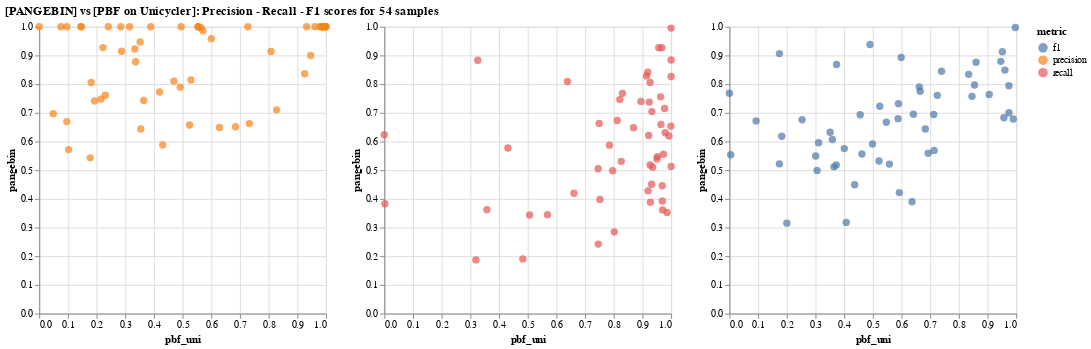

Source (notebook cell):
### Code cell
charts["prec"] = alt.Chart(df_scatter).mark_circle(size=60).encode(
    x='pbf_uni:Q',
    y='pangebin:Q',
    color='metric:N'
).transform_filter(
     alt.FieldEqualPredicate(field='metric', equal='precision')
)


charts["rec"] = alt.Chart(df_scatter).mark_circle(size=60).encode(
    x='pbf_uni:Q',
    y='pangebin:Q',
    color='metric:N'
).transform_filter(
     alt.FieldEqualPredicate(field='metric', equal='recall')
)

charts["f1"] = alt.Chart(df_scatter).mark_circle(size=60).encode(
    x='pbf_uni:Q',
    y='pangebin:Q',
    color='metric:N'
).transform_filter(
     alt.FieldEqualPredicate(field='metric', equal='f1')
)

mixed = alt.hconcat(charts["prec"], charts["rec"], charts["f1"]).properties(title=f"[PANGEBIN] vs [PBF on Unicycler]: Precision - Recall - F1 scores for {samples} samples")
mixed.save("scatter_pangebin_unicycler.pdf", ppi=300)
mixed

### Figure 1 — Vega-Lite specification as saved in the notebook (floating-point values rounded to 4 significant figures; data arrays with more than 128 entries replaced by an {"elided": "..."} marker saying what was removed)
{"config": {"view": {"continuousWidth": 300, "continuousHeight": 300}}, "hconcat": [{"mark": {"type": "circle", "size": 60}, "encoding": {"color": {"field": "metric", "type": "nominal"}, "x": {"field": "pbf_uni", "type": "quantitative"}, "y": {"field": "pangebin", "type": "quantitative"}}, "transform": [{"filter": {"equal": "precision", "field": "metric"}}]}, {"mark": {"type": "circle", "size": 60}, "encoding": {"color": {"field": "metric", "type": "nominal"}, "x": {"field": "pbf_uni", "type": "quantitative"}, "y": {"field": "pangebin", "type": "quantitative"}}, "transform": [{"filter": {"equal": "recall", "field": "metric"}}]}, {"mark": {"type": "circle", "size": 60}, "encoding": {"color": {"field": "metric", "type": "nominal"}, "x": {"field": "pbf_uni", "type": "quantitative"}, "y": {"field": "pangebin", "type": "quantitative"}}, "transform": [{"filter": {"equal": "f1", "field": "metric"}}]}], "data": {"name": "data-2f7823e158784db6e592c2aff34a1844"}, "title": "[PANGEBIN] vs [PBF on Unicycler]: Precision - Recall - F1 scores for 54 samples", "$schema": "https://vega.github.io/schema/vega-lite/v5.17.0.json", "datasets": {"data-2f7823e158784db6e592c2aff34a1844": {"elided": "162 records"}}}
